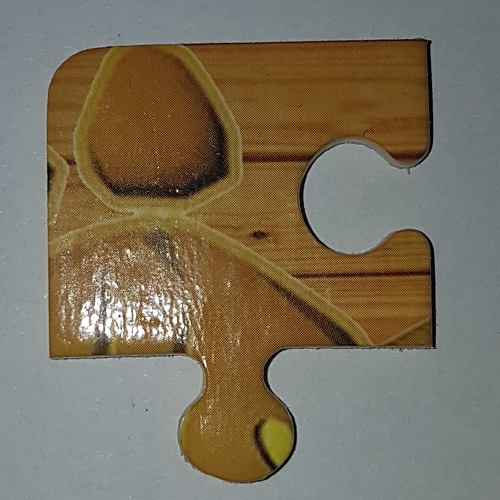
#> input picture parca.jpg, 500 x 500 px
$ python 'Contour Features.py'   (older library calls are emulated)
#> lines starting #> are read from the running program, lines starting #| are printed output that depends on the picture; after the words box and inside, x2 and y2 are one past the last pixel; in counts of white or black regions, pixels touching at a corner belong together
import cv2
import numpy as np

imgh = cv2.imread('parca.jpg')
#> imgh is the input picture: shape (500, 500, 3); mean B, G, R 93.4, 112.7, 123
img = cv2.cvtColor(imgh, cv2.COLOR_BGR2GRAY)
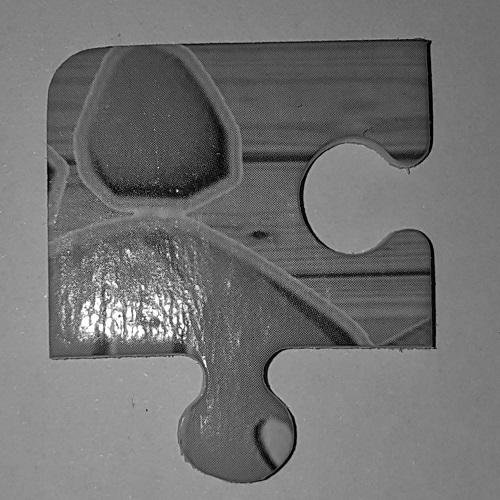
#> img: shape (500, 500); min 0, max 255, mean 113.6
ret, thresh = cv2.threshold(img, 127, 255, 0)
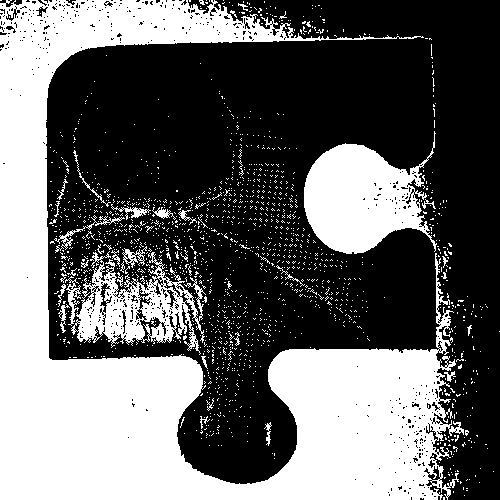
#> thresh: shape (500, 500); 40.2% white; 1654 white regions (1619 under 20 px)
np.savetxt("siyahkutu.cvs", thresh, delimiter=",")

im2, contours, hierarchy = cv2.findContours(thresh, 1, 2)
#> contours = 2686 contours, 2628 with area under 20; largest, box (x1, y1, x2, y2) and area: (0, 0, 464, 500) 78236, (304, 131, 437, 254) 9518, (71, 251, 206, 355) 6548, (139, 316, 162, 341) 226, (65, 276, 81, 326) 194
cnt = contours[0]
#> cnt = [[443, 497], [443, 499], [444, 499], [444, 497]]
M = cv2.moments(cnt)
#> M = moments, m00 2, centre m10/m00, m01/m00 = (443.5, 498)
print(M)
#> (printed output is left out)
cx = int(M['m10'] / M['m00'])
#> cx = 443
cy = int(M['m01'] / M['m00'])
#> cy = 498
print('Cx: ', cx, ' Cy: ', cy)
#| Cx:  443  Cy:  498
area = cv2.contourArea(cnt)
#> area = 2
print('Alan: ', area)
#| Alan:  2.0
perimeter = cv2.arcLength(cnt, True)
#> perimeter = 6
print('Çevre: ', perimeter)
#| Çevre:  6.0
epsilon = 0.01 * cv2.arcLength(cnt, True)
#> epsilon = 0.06
approx = cv2.approxPolyDP(cnt, epsilon, True)
#> approx = [[443, 497], [443, 499], [444, 499], [444, 497]]
hull = cv2.convexHull(cnt)
#> hull = [[444, 497], [444, 499], [443, 499], [443, 497]]
k = cv2.isContourConvex(cnt)
#> k = True

x, y, w, h = cv2.boundingRect(cnt)
#> x = 443; y = 497; w = 2; h = 3
img = cv2.rectangle(img, (x, y), (x + w, y + h), (0, 0, 255), 5)
#> img: shape (500, 500); 0.02% of pixels changed, all inside (x1, y1, x2, y2) = (440, 494, 449, 500)
rect = cv2.minAreaRect(cnt)
#> rect = ((443.5, 498), (2, 1), -90)
box = cv2.boxPoints(rect)
#> box = [[444, 499], [443, 499], [443, 497], [444, 497]]
box = np.int0(box)
im = cv2.drawContours(img, [box], 0, (0, 0, 255), 2)
imgf = cv2.drawContours(imgh, hull, -1, (0, 0, 255), 10)
resized_image = cv2.resize(imgf, (500, 500))
cv2.imshow('imgf', im)
print('approx', approx)
#| approx [[[443 497]]
#|  [[443 499]]
#|  [[444 499]]
#|  [[444 497]]]

print('k: ', k)
#| k:  True
cv2.waitKey(0)
